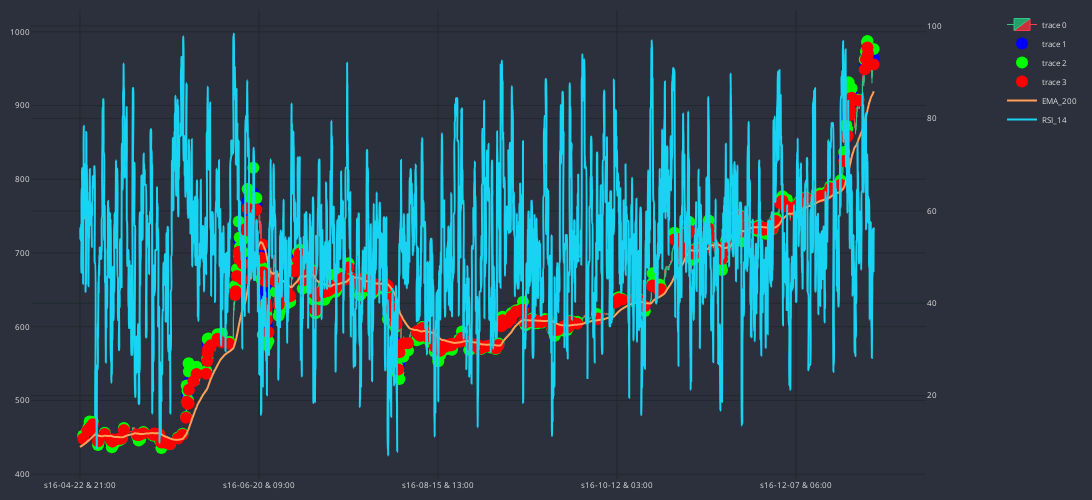

Here is the notebook cell this chart was saved with:
### Code cell
markers = ['mid_c', 'TP', 'SL']
marker_color = ['#0000FF', '#00FF00', '#FF0000']

for i in range(3):
    cp.fig.add_trace(go.Scatter(
            x=trades.sTime,
            y=trades[markers[i]], 
            mode='markers', 
            marker=dict(color=marker_color[i], size = 12)
            ))

cp.show_plot(line_traces=['EMA_200'], sec_traces=['RSI_14'])

### Figure 1 — Plotly figure (JSON) as saved in the notebook; plotly's stock layout.template omitted (floating-point values rounded to 4 significant figures; data arrays with more than 128 entries replaced by an {"elided": "..."} marker saying what was removed)
{"data": [{"close": {"elided": "5801 float values"}, "decreasing": {"fillcolor": "#CC2E3C", "line": {"color": "#FF3A4C"}}, "high": {"elided": "5801 float values"}, "increasing": {"fillcolor": "#24A06B", "line": {"color": "#2EC886"}}, "line": {"width": 1}, "low": {"elided": "5801 float values"}, "opacity": 1, "open": {"elided": "5801 float values"}, "type": "candlestick", "x": {"elided": "5801 str values"}}, {"marker": {"color": "#0000FF", "size": 12}, "mode": "markers", "type": "scatter", "x": {"elided": "358 str values"}, "y": {"elided": "358 float values"}}, {"marker": {"color": "#00FF00", "size": 12}, "mode": "markers", "type": "scatter", "x": {"elided": "358 str values"}, "y": {"elided": "358 float values"}}, {"marker": {"color": "#FF0000", "size": 12}, "mode": "markers", "type": "scatter", "x": {"elided": "358 str values"}, "y": {"elided": "358 float values"}}, {"line": {"shape": "spline", "width": 2}, "name": "EMA_200", "type": "scatter", "x": {"elided": "5801 str values"}, "xaxis": "x", "y": {"elided": "5801 float values"}, "yaxis": "y"}, {"line": {"shape": "spline", "width": 2}, "name": "RSI_14", "type": "scatter", "x": {"elided": "5801 str values"}, "xaxis": "x", "y": {"elided": "5801 float values"}, "yaxis": "y2"}], "layout": {"font": {"color": "#e1e1e1", "size": 8}, "height": 500, "margin": {"b": 10, "l": 10, "r": 10, "t": 10}, "paper_bgcolor": "#2c303c", "plot_bgcolor": "#2c303c", "width": 1200, "xaxis": {"anchor": "y", "domain": [0, 0.94], "gridcolor": "#1f292f", "nticks": 5, "rangeslider": {"visible": false}}, "yaxis": {"anchor": "x", "domain": [0, 1], "gridcolor": "#1f292f"}, "yaxis2": {"anchor": "x", "gridcolor": "#1f292f", "overlaying": "y", "side": "right"}}}
